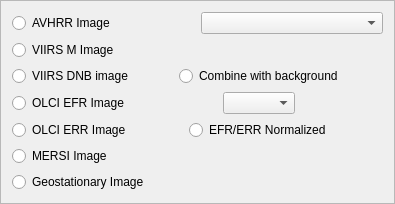
        <widget class="QFrame" name="frameInputImages">
         <property name="frameShape">
          <enum>QFrame::StyledPanel</enum>
         </property>
         <property name="frameShadow">
          <enum>QFrame::Raised</enum>
         </property>
         <layout class="QVBoxLayout" name="verticalLayout_5">
          <item>
           <layout class="QHBoxLayout" name="horizontalLayout_37">
            <item>
             <widget class="QRadioButton" name="rdbAVHRRin">
              <property name="text">
               <string>AVHRR Image </string>
              </property>
              <property name="autoExclusive">
               <bool>true</bool>
              </property>
             </widget>
            </item>
            <item>
             <widget class="QComboBox" name="cmbInputAVHRRChannel"/>
            </item>
           </layout>
          </item>
          <item>
           <widget class="QRadioButton" name="rdbVIIRSMin">
            <property name="text">
             <string>VIIRS M Image</string>
            </property>
           </widget>
          </item>
          <item>
           <layout class="QHBoxLayout" name="horizontalLayout_63">
            <item>
             <widget class="QRadioButton" name="rdbVIIRSDNBin">
              <property name="text">
               <string>VIIRS DNB image</string>
              </property>
             </widget>
            </item>
            <item>
             <spacer name="horizontalSpacer_108">
              <property name="orientation">
               <enum>Qt::Horizontal</enum>
              </property>
              <property name="sizeHint" stdset="0">
               <size>
                <width>40</width>
                <height>20</height>
               </size>
              </property>
             </spacer>
            </item>
            <item>
             <widget class="QRadioButton" name="rdbCombine">
              <property name="text">
               <string>Combine with background</string>
              </property>
              <property name="autoExclusive">
               <bool>false</bool>
              </property>
             </widget>
            </item>
            <item>
             <spacer name="horizontalSpacer_193">
              <property name="orientation">
               <enum>Qt::Horizontal</enum>
              </property>
              <property name="sizeHint" stdset="0">
               <size>
                <width>40</width>
                <height>20</height>
               </size>
              </property>
             </spacer>
            </item>
           </layout>
          </item>
          <item>
           <layout class="QHBoxLayout" name="horizontalLayout_80">
            <item>
             <widget class="QRadioButton" name="rdbOLCIefrin">
              <property name="text">
               <string>OLCI EFR Image</string>
              </property>
             </widget>
            </item>
            <item>
             <spacer name="horizontalSpacer_106">
              <property name="orientation">
               <enum>Qt::Horizontal</enum>
              </property>
              <property name="sizeHint" stdset="0">
               <size>
                <width>40</width>
                <height>20</height>
               </size>
              </property>
             </spacer>
            </item>
            <item>
             <widget class="QComboBox" name="cmbHistogramProj"/>
            </item>
            <item>
             <spacer name="horizontalSpacer_194">
              <property name="orientation">
               <enum>Qt::Horizontal</enum>
              </property>
              <property name="sizeHint" stdset="0">
               <size>
                <width>40</width>
                <height>20</height>
               </size>
              </property>
             </spacer>
            </item>
           </layout>
          </item>
          <item>
           <layout class="QHBoxLayout" name="horizontalLayout_81">
            <item>
             <widget class="QRadioButton" name="rdbOLCIerrin">
              <property name="text">
               <string>OLCI ERR Image</string>
              </property>
             </widget>
            </item>
            <item>
             <spacer name="horizontalSpacer_107">
              <property name="orientation">
               <enum>Qt::Horizontal</enum>
              </property>
              <property name="sizeHint" stdset="0">
               <size>
                <width>40</width>
                <height>20</height>
               </size>
              </property>
             </spacer>
            </item>
            <item>
             <widget class="QRadioButton" name="rdbOLCIprojNormalized">
              <property name="toolTip">
               <string>Correct for illumination variations across the image.</string>
              </property>
              <property name="text">
               <string>EFR/ERR Normalized</string>
              </property>
              <property name="autoExclusive">
               <bool>false</bool>
              </property>
             </widget>
            </item>
            <item>
             <spacer name="horizontalSpacer_195">
              <property name="orientation">
               <enum>Qt::Horizontal</enum>
              </property>
              <property name="sizeHint" stdset="0">
               <size>
                <width>40</width>
                <height>20</height>
               </size>
              </property>
             </spacer>
            </item>
           </layout>
          </item>
          <item>
           <widget class="QRadioButton" name="rdbMERSIin">
            <property name="text">
             <string>MERSI Image</string>
            </property>
           </widget>
          </item>
          <item>
           <widget class="QRadioButton" name="rdbMeteosatin">
            <property name="text">
             <string>Geostationary Image</string>
            </property>
            <property name="autoExclusive">
             <bool>true</bool>
            </property>
           </widget>
          </item>
         </layout>
        </widget>
